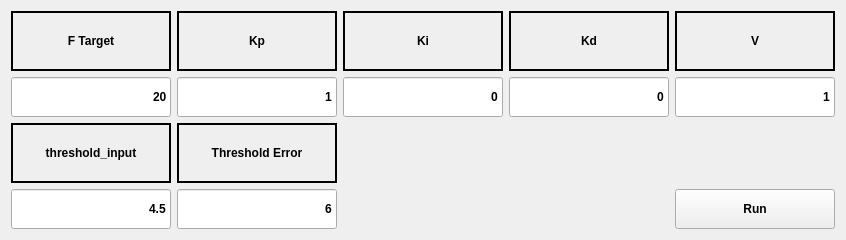
                <widget class="QWidget" name="tab">
                 <attribute name="title">
                  <string>F_control</string>
                 </attribute>
                 <layout class="QGridLayout" name="gridLayout_16">
                  <item row="0" column="0">
                   <widget class="QLabel" name="label_F_Target">
                    <property name="sizePolicy">
                     <sizepolicy hsizetype="Preferred" vsizetype="Fixed">
                      <horstretch>0</horstretch>
                      <verstretch>0</verstretch>
                     </sizepolicy>
                    </property>
                    <property name="minimumSize">
                     <size>
                      <width>80</width>
                      <height>60</height>
                     </size>
                    </property>
                    <property name="font">
                     <font>
                      <weight>75</weight>
                      <bold>true</bold>
                     </font>
                    </property>
                    <property name="cursor">
                     <cursorShape>ArrowCursor</cursorShape>
                    </property>
                    <property name="frameShape">
                     <enum>QFrame::Box</enum>
                    </property>
                    <property name="lineWidth">
                     <number>2</number>
                    </property>
                    <property name="text">
                     <string>F Target</string>
                    </property>
                    <property name="alignment">
                     <set>Qt::AlignCenter</set>
                    </property>
                   </widget>
                  </item>
                  <item row="0" column="1">
                   <widget class="QLabel" name="label_F_Target_2">
                    <property name="sizePolicy">
                     <sizepolicy hsizetype="Preferred" vsizetype="Fixed">
                      <horstretch>0</horstretch>
                      <verstretch>0</verstretch>
                     </sizepolicy>
                    </property>
                    <property name="minimumSize">
                     <size>
                      <width>80</width>
                      <height>60</height>
                     </size>
                    </property>
                    <property name="font">
                     <font>
                      <weight>75</weight>
                      <bold>true</bold>
                     </font>
                    </property>
                    <property name="cursor">
                     <cursorShape>ArrowCursor</cursorShape>
                    </property>
                    <property name="frameShape">
                     <enum>QFrame::Box</enum>
                    </property>
                    <property name="lineWidth">
                     <number>2</number>
                    </property>
                    <property name="text">
                     <string>Kp</string>
                    </property>
                    <property name="alignment">
                     <set>Qt::AlignCenter</set>
                    </property>
                   </widget>
                  </item>
                  <item row="0" column="2">
                   <widget class="QLabel" name="label_F_Target_3">
                    <property name="sizePolicy">
                     <sizepolicy hsizetype="Preferred" vsizetype="Fixed">
                      <horstretch>0</horstretch>
                      <verstretch>0</verstretch>
                     </sizepolicy>
                    </property>
                    <property name="minimumSize">
                     <size>
                      <width>80</width>
                      <height>60</height>
                     </size>
                    </property>
                    <property name="font">
                     <font>
                      <weight>75</weight>
                      <bold>true</bold>
                     </font>
                    </property>
                    <property name="cursor">
                     <cursorShape>ArrowCursor</cursorShape>
                    </property>
                    <property name="frameShape">
                     <enum>QFrame::Box</enum>
                    </property>
                    <property name="lineWidth">
                     <number>2</number>
                    </property>
                    <property name="text">
                     <string>Ki</string>
                    </property>
                    <property name="alignment">
                     <set>Qt::AlignCenter</set>
                    </property>
                   </widget>
                  </item>
                  <item row="0" column="3">
                   <widget class="QLabel" name="label_F_Target_4">
                    <property name="sizePolicy">
                     <sizepolicy hsizetype="Preferred" vsizetype="Fixed">
                      <horstretch>0</horstretch>
                      <verstretch>0</verstretch>
                     </sizepolicy>
                    </property>
                    <property name="minimumSize">
                     <size>
                      <width>80</width>
                      <height>60</height>
                     </size>
                    </property>
                    <property name="font">
                     <font>
                      <weight>75</weight>
                      <bold>true</bold>
                     </font>
                    </property>
                    <property name="cursor">
                     <cursorShape>ArrowCursor</cursorShape>
                    </property>
                    <property name="frameShape">
                     <enum>QFrame::Box</enum>
                    </property>
                    <property name="lineWidth">
                     <number>2</number>
                    </property>
                    <property name="text">
                     <string>Kd</string>
                    </property>
                    <property name="alignment">
                     <set>Qt::AlignCenter</set>
                    </property>
                   </widget>
                  </item>
                  <item row="0" column="4">
                   <widget class="QLabel" name="label_F_Target_5">
                    <property name="sizePolicy">
                     <sizepolicy hsizetype="Preferred" vsizetype="Preferred">
                      <horstretch>0</horstretch>
                      <verstretch>0</verstretch>
                     </sizepolicy>
                    </property>
                    <property name="minimumSize">
                     <size>
                      <width>80</width>
                      <height>60</height>
                     </size>
                    </property>
                    <property name="font">
                     <font>
                      <weight>75</weight>
                      <bold>true</bold>
                     </font>
                    </property>
                    <property name="cursor">
                     <cursorShape>ArrowCursor</cursorShape>
                    </property>
                    <property name="frameShape">
                     <enum>QFrame::Box</enum>
                    </property>
                    <property name="lineWidth">
                     <number>2</number>
                    </property>
                    <property name="text">
                     <string>V</string>
                    </property>
                    <property name="alignment">
                     <set>Qt::AlignCenter</set>
                    </property>
                   </widget>
                  </item>
                  <item row="1" column="0">
                   <widget class="QLineEdit" name="lineEdit_F_target">
                    <property name="sizePolicy">
                     <sizepolicy hsizetype="Expanding" vsizetype="Preferred">
                      <horstretch>0</horstretch>
                      <verstretch>0</verstretch>
                     </sizepolicy>
                    </property>
                    <property name="minimumSize">
                     <size>
                      <width>160</width>
                      <height>40</height>
                     </size>
                    </property>
                    <property name="font">
                     <font>
                      <weight>75</weight>
                      <bold>true</bold>
                     </font>
                    </property>
                    <property name="text">
                     <string>20</string>
                    </property>
                    <property name="alignment">
                     <set>Qt::AlignRight|Qt::AlignTrailing|Qt::AlignVCenter</set>
                    </property>
                   </widget>
                  </item>
                  <item row="1" column="1">
                   <widget class="QLineEdit" name="lineEdit_F_target_kp">
                    <property name="minimumSize">
                     <size>
                      <width>160</width>
                      <height>40</height>
                     </size>
                    </property>
                    <property name="font">
                     <font>
                      <weight>75</weight>
                      <bold>true</bold>
                     </font>
                    </property>
                    <property name="text">
                     <string>1</string>
                    </property>
                    <property name="alignment">
                     <set>Qt::AlignRight|Qt::AlignTrailing|Qt::AlignVCenter</set>
                    </property>
                   </widget>
                  </item>
                  <item row="1" column="2">
                   <widget class="QLineEdit" name="lineEdit_F_target_ki">
                    <property name="minimumSize">
                     <size>
                      <width>160</width>
                      <height>40</height>
                     </size>
                    </property>
                    <property name="font">
                     <font>
                      <weight>75</weight>
                      <bold>true</bold>
                     </font>
                    </property>
                    <property name="text">
                     <string>0</string>
                    </property>
                    <property name="alignment">
                     <set>Qt::AlignRight|Qt::AlignTrailing|Qt::AlignVCenter</set>
                    </property>
                   </widget>
                  </item>
                  <item row="1" column="3">
                   <widget class="QLineEdit" name="lineEdit_F_target_kd">
                    <property name="minimumSize">
                     <size>
                      <width>160</width>
                      <height>40</height>
                     </size>
                    </property>
                    <property name="font">
                     <font>
                      <weight>75</weight>
                      <bold>true</bold>
                     </font>
                    </property>
                    <property name="text">
                     <string>0</string>
                    </property>
                    <property name="alignment">
                     <set>Qt::AlignRight|Qt::AlignTrailing|Qt::AlignVCenter</set>
                    </property>
                   </widget>
                  </item>
                  <item row="1" column="4">
                   <widget class="QLineEdit" name="lineEdit_F_target_v">
                    <property name="minimumSize">
                     <size>
                      <width>160</width>
                      <height>40</height>
                     </size>
                    </property>
                    <property name="font">
                     <font>
                      <weight>75</weight>
                      <bold>true</bold>
                     </font>
                    </property>
                    <property name="text">
                     <string>1</string>
                    </property>
                    <property name="alignment">
                     <set>Qt::AlignRight|Qt::AlignTrailing|Qt::AlignVCenter</set>
                    </property>
                   </widget>
                  </item>
                  <item row="2" column="0">
                   <widget class="QLabel" name="label_F_Target_6">
                    <property name="sizePolicy">
                     <sizepolicy hsizetype="Preferred" vsizetype="Fixed">
                      <horstretch>0</horstretch>
                      <verstretch>0</verstretch>
                     </sizepolicy>
                    </property>
                    <property name="minimumSize">
                     <size>
                      <width>80</width>
                      <height>60</height>
                     </size>
                    </property>
                    <property name="font">
                     <font>
                      <weight>75</weight>
                      <bold>true</bold>
                     </font>
                    </property>
                    <property name="cursor">
                     <cursorShape>ArrowCursor</cursorShape>
                    </property>
                    <property name="frameShape">
                     <enum>QFrame::Box</enum>
                    </property>
                    <property name="lineWidth">
                     <number>2</number>
                    </property>
                    <property name="text">
                     <string>threshold_input</string>
                    </property>
                    <property name="alignment">
                     <set>Qt::AlignCenter</set>
                    </property>
                   </widget>
                  </item>
                  <item row="2" column="1">
                   <widget class="QLabel" name="label_F_Target_7">
                    <property name="sizePolicy">
                     <sizepolicy hsizetype="Preferred" vsizetype="Fixed">
                      <horstretch>0</horstretch>
                      <verstretch>0</verstretch>
                     </sizepolicy>
                    </property>
                    <property name="minimumSize">
                     <size>
                      <width>80</width>
                      <height>60</height>
                     </size>
                    </property>
                    <property name="font">
                     <font>
                      <weight>75</weight>
                      <bold>true</bold>
                     </font>
                    </property>
                    <property name="cursor">
                     <cursorShape>ArrowCursor</cursorShape>
                    </property>
                    <property name="frameShape">
                     <enum>QFrame::Box</enum>
                    </property>
                    <property name="lineWidth">
                     <number>2</number>
                    </property>
                    <property name="text">
                     <string>Threshold Error</string>
                    </property>
                    <property name="alignment">
                     <set>Qt::AlignCenter</set>
                    </property>
                   </widget>
                  </item>
                  <item row="3" column="0">
                   <widget class="QLineEdit" name="lineEdit_F_target_input">
                    <property name="minimumSize">
                     <size>
                      <width>160</width>
                      <height>40</height>
                     </size>
                    </property>
                    <property name="font">
                     <font>
                      <weight>75</weight>
                      <bold>true</bold>
                     </font>
                    </property>
                    <property name="text">
                     <string>4.5</string>
                    </property>
                    <property name="alignment">
                     <set>Qt::AlignRight|Qt::AlignTrailing|Qt::AlignVCenter</set>
                    </property>
                   </widget>
                  </item>
                  <item row="3" column="1">
                   <widget class="QLineEdit" name="lineEdit_F_target_error">
                    <property name="minimumSize">
                     <size>
                      <width>160</width>
                      <height>40</height>
                     </size>
                    </property>
                    <property name="font">
                     <font>
                      <weight>75</weight>
                      <bold>true</bold>
                     </font>
                    </property>
                    <property name="text">
                     <string>6</string>
                    </property>
                    <property name="alignment">
                     <set>Qt::AlignRight|Qt::AlignTrailing|Qt::AlignVCenter</set>
                    </property>
                   </widget>
                  </item>
                  <item row="3" column="4">
                   <widget class="QPushButton" name="pushButton_F_control">
                    <property name="minimumSize">
                     <size>
                      <width>160</width>
                      <height>40</height>
                     </size>
                    </property>
                    <property name="font">
                     <font>
                      <weight>75</weight>
                      <bold>true</bold>
                     </font>
                    </property>
                    <property name="text">
                     <string>Run</string>
                    </property>
                   </widget>
                  </item>
                 </layout>
                </widget>
